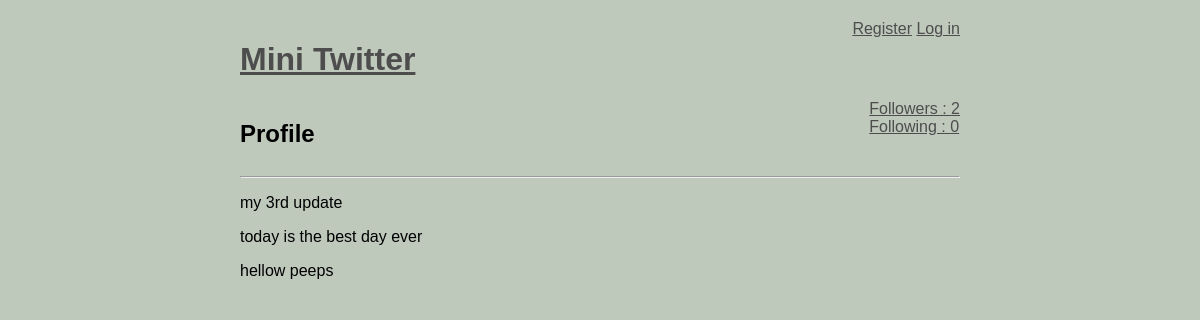
/user/nia, run on an earlier commit of the app's database.
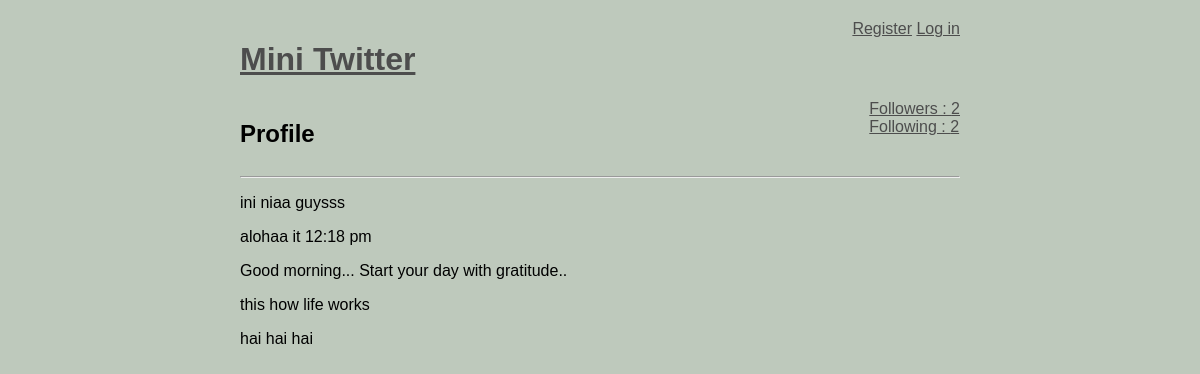
And on a later commit of the database.
### models.py (models this page shows, shortened)
class BaseModel(Model):
    class Meta:
        database = database

class Message(BaseModel):
    user          = ForeignKeyField(User, backref = 'messages')
    content       = TextField()
    published_at  = DateTimeField(default=datetime.datetime.now())

### routes.py (the view)
@app.route('/user/<username>')
def user_profile(username):
    user = getUserOrAbort(username)
    messages = user.messages.order_by(Message.published_at.desc())
    return render_template('profile.html', messages=messages, user=user)

### models.py (called while the page is built)
    def following(self):
        return(User.select()
                   .join(Relationship, on=Relationship.to_user)
                   .where(Relationship.from_user == self)
                   .order_by(User.username))

    def follower(self):
        return(User.select()
                   .join(Relationship, on=Relationship.from_user)
                   .where(Relationship.to_user == self)
                   .order_by(User.username))

### routes.py (called while the page is built)
@app.before_request
def before_request():
    database.connect()

@app.after_request
def after_request(response):
    database.close()
    return response

def get_current_user():
    if session.get('logged_in'):
        return User.get(User.id == session['user_id'])

def getUserOrAbort(username):
    try:
        return User.get(User.username == username)
    except User.DoesNotExist:
        abort(404)

@app.context_processor
def _inject_user():
    return{'active_user': get_current_user()}

### templates/profile.html (shortened to what this page needs)
{% extends "layout.html" %}
{% block body %}
    <div id="flexy">
        <div class="">
            <h2>Profile {{ username }}</h2>
        </div>
        <div class="">
            <a href="{{url_for('show_follower', username=user.username)}}">Followers : {{ user.follower() | length }} </a> <br>
            <a href="{{url_for('show_following', username=user.username)}}">Following : {{ user.following() | length }}</a>
        </div>
    </div>
    <hr>
    {% for message in messages %}
        <p> {{ message.content }}</p>
    {% endfor %}
{% endblock %}

### templates/layout.html (shortened to what this page needs)
<!DOCTYPE html>
<html lang="en">
<head>
    <link rel="stylesheet" href="{{url_for('static', filename='style.css')}}">
</head>
<body>
    <header>
        <h1><a href="/"> Mini Twitter </a></h1>
        <div class="menu">
            {% if not session.logged_in %}
                <a href="{{url_for('register')}}">Register</a>
                <a href="{{url_for('login')}}">Log in</a>
            {% else%}
                <a href="{{url_for('new_tweet')}}">New Tweet</a>
                <a href="{{url_for('user_profile', username=session.username)}}">Profile</a>
                <a href="{{url_for('logout')}}">Log out</a>
            {% endif %}
        </div>
    </header>
        {% block body %} {% endblock %}
</body>
</html>

### static/style.css (style rules this page uses)
body { background-color: rgb(190, 201, 188); margin: 0 auto; margin-top: 20px; width: 60%; font-family: sans-serif; }
a { color: rgb(77, 77, 77); }
header, #flexy { display: flex; justify-content: space-between; }

What changed in the data, as far as the page shows it:
no longer on this page (row edited): Message: content "my 3rd update"
no longer on this page (row edited): Message: content "today is the best day ever"
removed Message: content "hellow peeps"
added Message: content "ini niaa guysss"
added Message: content "alohaa it 12:18 pm"
added Message: content "Good morning... Start your day with gratitude.."
now on this page (row edited): Message: content "this how life works"
added Message: content "hai hai hai"
Also different on the page:
{{ user.following() | length }}: "0" → "2"
